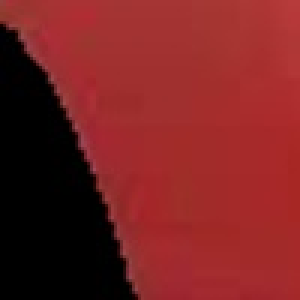
#> input picture Image/Revision/Result/Roi/05_roi_front_red.jpg, 100 x 100 px (shown 3 times larger)
$ python -i Main.py   (imports and definitions only)
#> lines starting #> are read from the running program, lines starting #| are printed output that depends on the picture
from typing import IO
import cv2 as cv
import numpy as np
import os
from tkinter import *
from tkinter import messagebox
from tkinter import filedialog
from tkinter import ttk
from ttkbootstrap import Style          # ttkbootstrap version 0.5.1
import tkinter as tk
from PIL import Image, ImageTk


# [22 lines left out: functions setOriginal, setRoi, setResult, opencv2Pill, not called in this run]

def resizeImg(img, width, height):
    img = cv.resize(img, (width, height), interpolation=cv.INTER_CUBIC)
    return img

def getXMid(img):
    return int(img.shape[1] / 2)

def getYMid(img):
    return int(img.shape[0] / 2)

# [18 lines left out: functions drawCircleMid, getRectanglePos, drawRectangle, not called in this run]

def getColorObject():
    hueMin = int(sldHueMin.get())
    satMin = int(sldSatMin.get())
    valueMin = int(sldValueMin.get())
    hueMax = int(sldHueMax.get())
    satMax = int(sldSatMax.get())
    valueMax = int(sldValueMax.get())
    return hueMin, satMin, valueMin, hueMax, satMax, valueMax

def getFileName(path):
    return path.split('/')[-1]

# [12 lines left out: function writeData, not called in this run]


def getResult(img):
    hueMin, satMin, valueMin, hueMax, satMax, valueMax = getColorObject()
    imgHSV = cv.cvtColor(img, cv.COLOR_BGR2HSV)
    lower = np.array([hueMin, satMin, valueMin])
    upper = np.array([hueMax, satMax, valueMax])
    mask = cv.inRange(imgHSV, lower, upper)

    imgResult = cv.bitwise_and(img, img, mask = mask)
    return imgResult

# [77 lines left out: functions getRoi, btnBrowseClicked, sldMove, btnRoiClicked, btnSaveClicked, not called in this run]


# [117 lines not run here, left out]

>>> import cv2
>>> picture = cv2.imread('../../Image/Revision/Result/Roi/05_roi_front_red.jpg', cv2.IMREAD_GRAYSCALE)
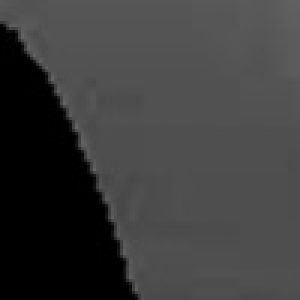
#> picture: shape (100, 100) (shown 3 times larger); min 0, max 102, mean 60.3
#> (the run stopped early here; a loop or call above may not have finished)
